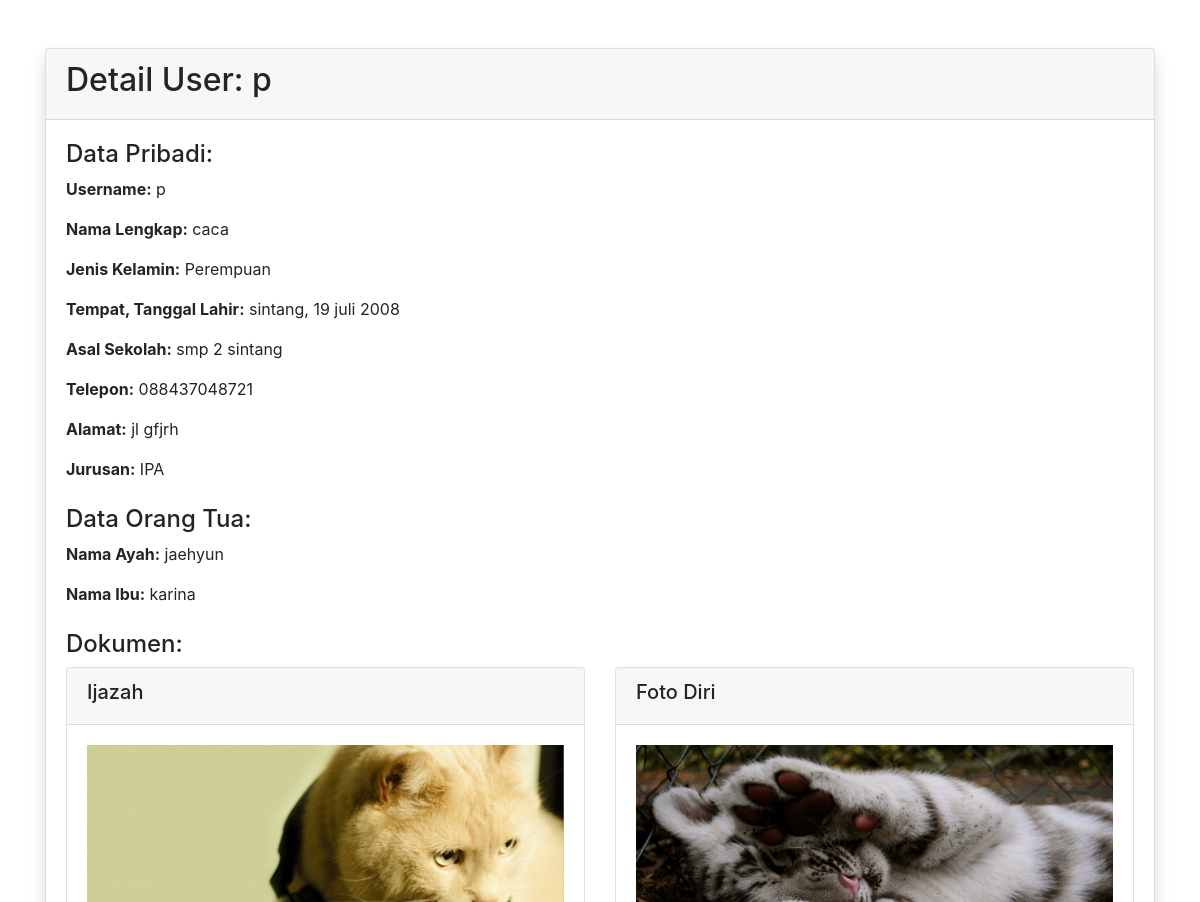
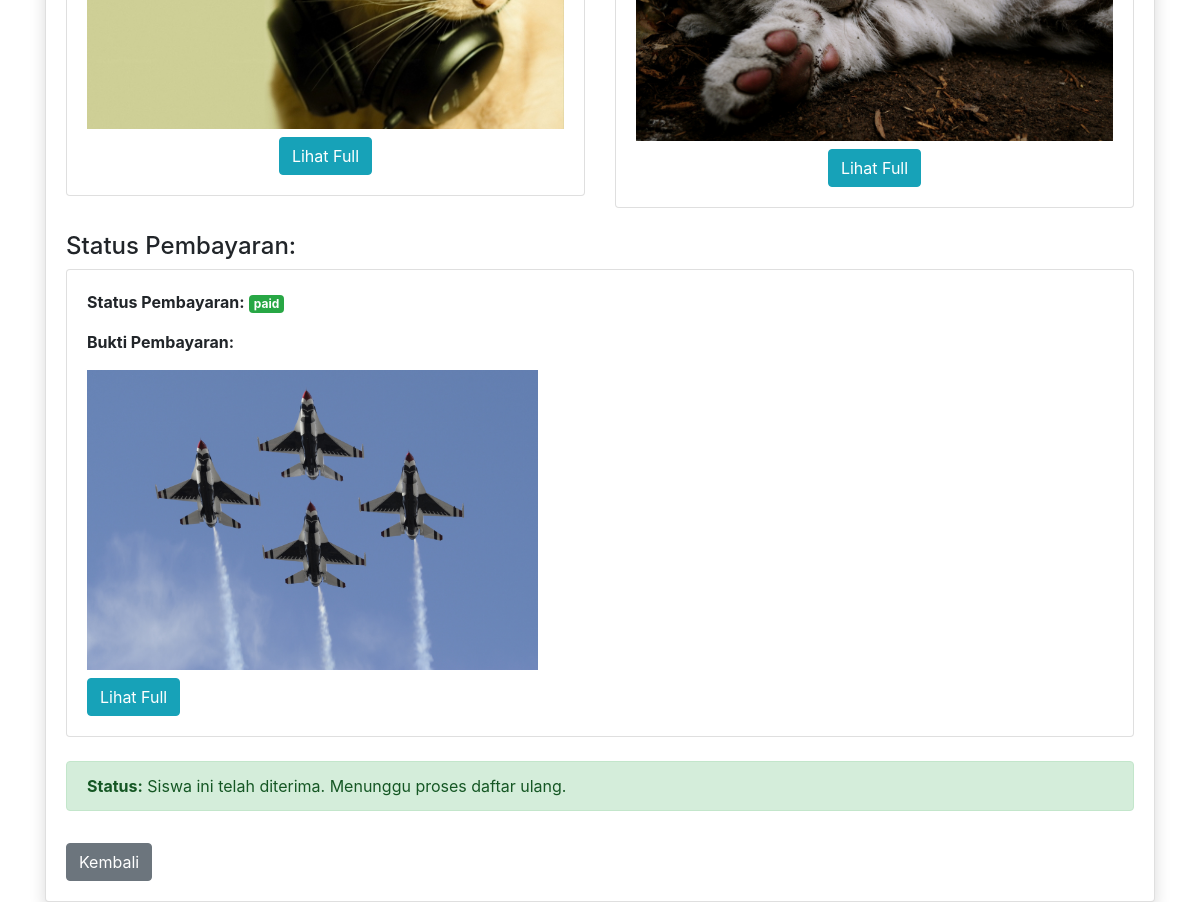
The page /admin/detail/2 on the database its author committed (2 pictures, top to bottom).
### models.py (models this page shows, shortened)
class User(UserMixin, db.Model):
    __tablename__ = 'user'
    id = db.Column(db.Integer, primary_key=True)
    username = db.Column(db.String(80), unique=True, nullable=False)
    password = db.Column(db.String(120), nullable=False)
    role = db.Column(db.String(20), nullable=False, default='user')
    status = db.Column(db.String(20), nullable=False, default='pending')
    full_name = db.Column(db.String(100))
    phone = db.Column(db.String(20))
    address = db.Column(db.String(200))
    jurusan = db.Column(db.String(50))
    payment_status = db.Column(db.String(20), default='unpaid')  # unpaid/pending/paid
    payment_proof = db.Column(db.String(200))
    bank_name = db.Column(db.String(50))
    sender_name = db.Column(db.String(100))
    bukti_pembayaran = db.Column(db.String(200))
    ijasah = db.Column(db.String(200))
    foto_diri = db.Column(db.String(200))
    tempat_lahir = db.Column(db.String(200))
    asal_sekolah = db.Column(db.String(200))
    nama_ayah = db.Column(db.String(100))
    nama_ibu = db.Column(db.String(100))
    gender = db.Column(db.String(20))  # Add this line after role

### factory.py (the view)
    @app.route('/admin/detail/<int:user_id>', methods=['GET'])
    def admin_detail(user_id):
        from models import User
        user = User.query.get(user_id)
        if user:
            return render_template("admin_detail.html", user=user)
        return redirect(url_for('admin_dashboard'))

### templates/admin_detail.html (shortened to what this page needs)
<!DOCTYPE html>
<html>
<head>
  <link href="https://maxcdn.bootstrapcdn.com/bootstrap/4.5.2/css/bootstrap.min.css" rel="stylesheet">
</head>
<body>
  <div class="container mt-5">
    <div class="card shadow">
      <div class="card-header">
        <h2>Detail User: {{ user.username }}</h2>
      </div>
      <div class="card-body">
        <h4>Data Pribadi:</h4>
        <p><strong>Username:</strong> {{ user.username }}</p>
        <p><strong>Nama Lengkap:</strong> {{ user.full_name }}</p>
        <p><strong>Jenis Kelamin:</strong> {{ user.gender or '-' }}</p>
        <p><strong>Tempat, Tanggal Lahir:</strong> {{ user.tempat_lahir or '-' }}</p>
        <p><strong>Asal Sekolah:</strong> {{ user.asal_sekolah or '-' }}</p>
        <p><strong>Telepon:</strong> {{ user.phone }}</p>
        <p><strong>Alamat:</strong> {{ user.address }}</p>
        <p><strong>Jurusan:</strong> {{ user.jurusan }}</p>
        <h4 class="mt-4">Data Orang Tua:</h4>
        <p><strong>Nama Ayah:</strong> {{ user.nama_ayah or '-' }}</p>
        <p><strong>Nama Ibu:</strong> {{ user.nama_ibu or '-' }}</p>
        <h4 class="mt-4">Dokumen:</h4>
        <div class="row">
          <div class="col-md-6">
            <div class="card">
              <div class="card-header">
                <h5>Ijazah</h5>
              </div>
              <div class="card-body text-center">
                {% if user.ijasah %}
                  <img src="{{ url_for('static', filename='uploads/' + user.ijasah) }}" class="img-fluid mb-2" alt="Ijazah" style="max-height: 300px;">
                  <div>
                    <a href="{{ url_for('static', filename='uploads/' + user.ijasah) }}" class="btn btn-info" target="_blank">Lihat Full</a>
                  </div>
                {% else %}
                  <p class="text-muted">Belum ada ijazah</p>
                {% endif %}
              </div>
            </div>
          </div>
          <div class="col-md-6">
            <div class="card">
              <div class="card-header">
                <h5>Foto Diri</h5>
              </div>
              <div class="card-body text-center">
                {% if user.foto_diri %}
                  <img src="{{ url_for('static', filename='uploads/' + user.foto_diri) }}" class="img-fluid mb-2" alt="Foto Diri" style="max-height: 300px;">
                  <div>
                    <a href="{{ url_for('static', filename='uploads/' + user.foto_diri) }}" class="btn btn-info" target="_blank">Lihat Full</a>
                  </div>
                {% else %}
                  <p class="text-muted">Belum ada foto diri</p>
                {% endif %}
              </div>
            </div>
          </div>
        </div>
        <h4 class="mt-4">Status Pembayaran:</h4>
        <div class="card mb-4">
          <div class="card-body">
            <p><strong>Status Pembayaran:</strong>
              <span class="badge badge-{{ 'success' if user.payment_status == 'paid' else 'warning' if user.payment_status == 'pending' else 'danger' }}">
                {{ user.payment_status|default('Belum Bayar') }}
              </span>
            </p>
            {% if user.payment_proof %}
              <p><strong>Bukti Pembayaran:</strong></p>
              <img src="/static/uploads/{{ user.payment_proof }}" class="img-fluid mb-2" style="max-height: 300px;">
              <div>
                <a href="/static/uploads/{{ user.payment_proof }}" class="btn btn-info" target="_blank">Lihat Full</a>
              </div>
            {% else %}
              <p class="text-muted">Belum ada bukti pembayaran</p>
            {% endif %}
          </div>
        </div>
        {% if user.status == 'pending' %}
          <form action="/admin/accept/{{ user.id }}" method="POST" style="display:inline;">
            <button type="submit" class="btn btn-success">Terima Siswa</button>
          </form>
          <form action="/admin/reject/{{ user.id }}" method="POST" style="display:inline;">
            <button type="submit" class="btn btn-danger ml-2">Tolak Siswa</button>
          </form>
        {% elif user.status == 'accepted' %}
          <div class="alert alert-success">
            <strong>Status:</strong> Siswa ini telah diterima. Menunggu proses daftar ulang.
          </div>
        {% endif %}
        <a href="/admin_dashboard" class="btn btn-secondary mt-3">Kembali</a>
      </div>
    </div>
  </div>
</body>
</html>

### rows shown on the page
User: username "p", full_name "caca", gender "Perempuan", tempat_lahir "sintang, 19 juli 2008", asal_sekolah "smp 2 sintang", phone "088437048721", address "jl gfjrh", jurusan "IPA", nama_ayah "jaehyun", nama_ibu "karina", ijasah (picture), foto_diri (picture), payment_status "paid", payment_proof (picture)
